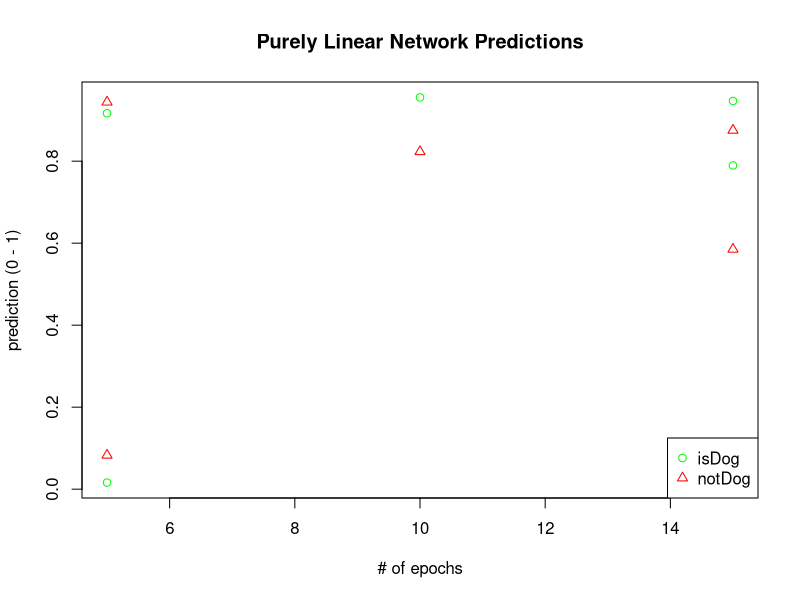

Recreate this plot in R.
isDogData <- read.csv('isDog.csv')
notDogData <- read.csv('notDog.csv')
isDog <- isDogData[, c("epochs", "prediction")]
notDog <- notDogData[, c("epochs", "prediction")]

# Save image as png
png(filename="linear.png", width=1000, height=800, res=150)

plot(isDog$epochs, isDog$prediction, pch=1, type="p", col="green",xlab="# of epochs", ylab="prediction (0 - 1)", main="Purely Linear Network Predictions")
lines(notDog$epochs, notDog$prediction, pch=2, type="p", col="red")
legend("bottomright", legend=c("isDog", "notDog"), col=c("green", "red"), pch=c(1,2))


dev.off()
